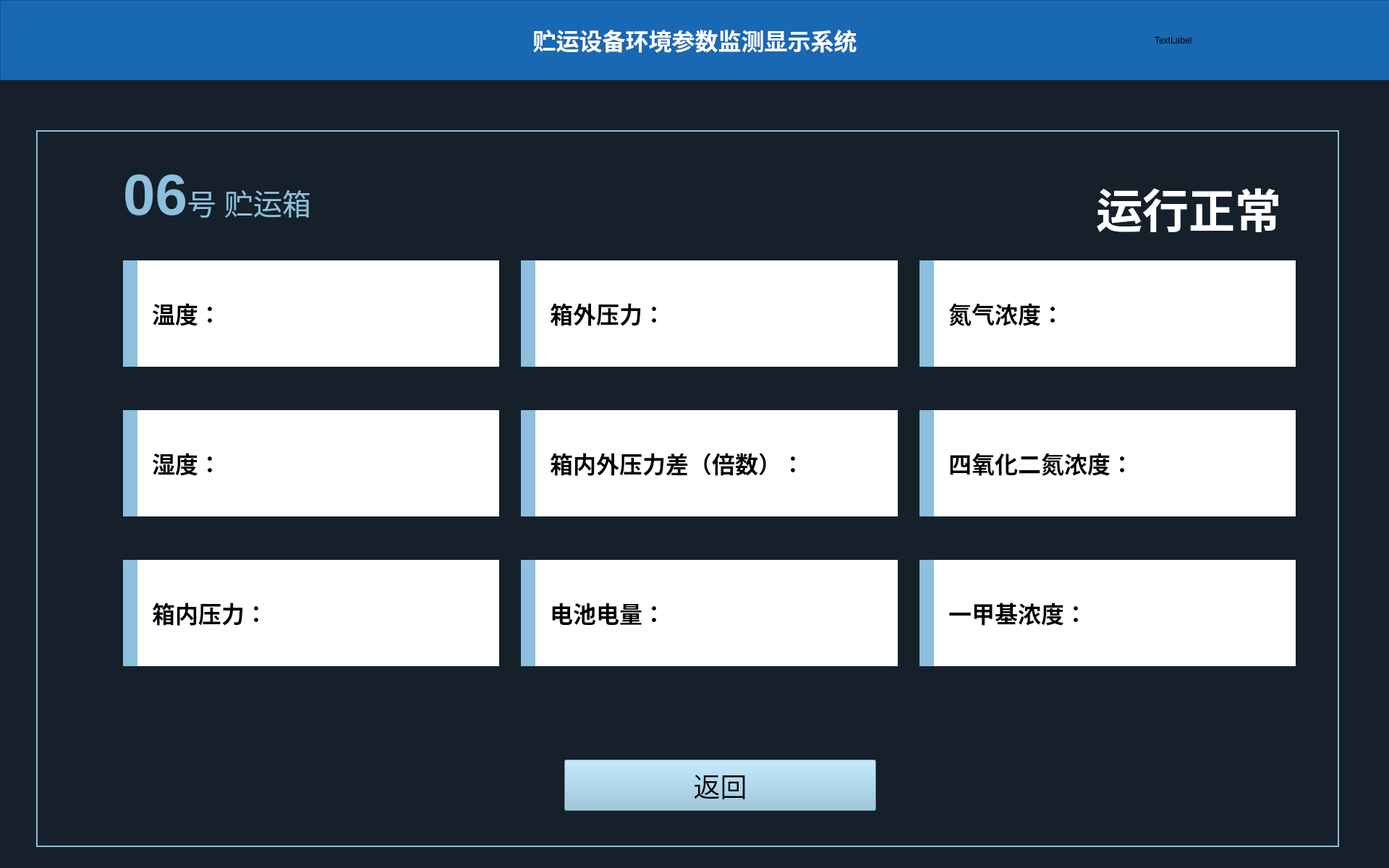
<?xml version="1.0" encoding="UTF-8"?>
<ui version="4.0">
 <class>Box1_Window</class>
 <widget class="QMainWindow" name="Box1_Window">
  <property name="geometry">
   <rect>
    <x>0</x>
    <y>0</y>
    <width>1920</width>
    <height>1200</height>
   </rect>
  </property>
  <property name="windowTitle">
   <string>MainWindow</string>
  </property>
  <property name="styleSheet">
   <string notr="true">background-color: rgb(21, 32, 42);</string>
  </property>
  <widget class="QWidget" name="centralwidget">
   <widget class="QFrame" name="frame">
    <property name="geometry">
     <rect>
      <x>0</x>
      <y>0</y>
      <width>1921</width>
      <height>111</height>
     </rect>
    </property>
    <property name="styleSheet">
     <string notr="true">background-color: rgb(25, 104, 179);</string>
    </property>
    <property name="frameShape">
     <enum>QFrame::StyledPanel</enum>
    </property>
    <property name="frameShadow">
     <enum>QFrame::Raised</enum>
    </property>
    <layout class="QHBoxLayout" name="horizontalLayout" stretch="1,4,1">
     <item>
      <widget class="QLabel" name="label">
       <property name="styleSheet">
        <string notr="true">image: url(:/jpg/images/logo.png);</string>
       </property>
       <property name="text">
        <string/>
       </property>
      </widget>
     </item>
     <item>
      <widget class="QLabel" name="label_2">
       <property name="font">
        <font>
         <family>黑体</family>
        </font>
       </property>
       <property name="styleSheet">
        <string notr="true"/>
       </property>
       <property name="text">
        <string>&lt;html&gt;&lt;head/&gt;&lt;body&gt;&lt;p&gt;&lt;span style=&quot; font-size:24pt; font-weight:600; color:#ffffff;&quot;&gt;贮运设备环境参数监测显示系统&lt;/span&gt;&lt;/p&gt;&lt;/body&gt;&lt;/html&gt;</string>
       </property>
       <property name="scaledContents">
        <bool>false</bool>
       </property>
       <property name="alignment">
        <set>Qt::AlignCenter</set>
       </property>
      </widget>
     </item>
     <item>
      <widget class="QLabel" name="label_3">
       <property name="text">
        <string>TextLabel</string>
       </property>
      </widget>
     </item>
    </layout>
   </widget>
   <widget class="QFrame" name="frame_2">
    <property name="geometry">
     <rect>
      <x>50</x>
      <y>180</y>
      <width>1801</width>
      <height>991</height>
     </rect>
    </property>
    <property name="styleSheet">
     <string notr="true">color: rgb(140, 192, 222);</string>
    </property>
    <property name="frameShape">
     <enum>QFrame::Panel</enum>
    </property>
    <property name="frameShadow">
     <enum>QFrame::Plain</enum>
    </property>
    <property name="lineWidth">
     <number>2</number>
    </property>
    <property name="midLineWidth">
     <number>0</number>
    </property>
    <widget class="QLabel" name="label_4">
     <property name="geometry">
      <rect>
       <x>120</x>
       <y>40</y>
       <width>301</width>
       <height>101</height>
      </rect>
     </property>
     <property name="text">
      <string>&lt;html&gt;&lt;head/&gt;&lt;body&gt;&lt;p&gt;&lt;span style=&quot; font-size:60pt; font-weight:792;&quot;&gt;06&lt;/span&gt;&lt;span style=&quot; font-size:30pt; font-weight:96;&quot;&gt;号 贮运箱&lt;/span&gt;&lt;/p&gt;&lt;/body&gt;&lt;/html&gt;</string>
     </property>
    </widget>
    <widget class="QWidget" name="gridLayoutWidget">
     <property name="geometry">
      <rect>
       <x>120</x>
       <y>180</y>
       <width>1621</width>
       <height>561</height>
      </rect>
     </property>
     <layout class="QGridLayout" name="gridLayout">
      <property name="horizontalSpacing">
       <number>30</number>
      </property>
      <property name="verticalSpacing">
       <number>60</number>
      </property>
      <item row="0" column="1">
       <widget class="QLabel" name="label_6">
        <property name="styleSheet">
         <string notr="true">*{background-color: rgb(255, 255, 255);
border-left: 20px solid rgb(140, 192, 222);
color: rgb(0, 0, 0);}</string>
        </property>
        <property name="text">
         <string>&lt;html&gt;&lt;head/&gt;&lt;body&gt;&lt;p&gt;&lt;span style=&quot; font-size:24pt; font-weight:600;&quot;&gt;箱外压力：&lt;/span&gt;&lt;/p&gt;&lt;/body&gt;&lt;/html&gt;</string>
        </property>
        <property name="indent">
         <number>40</number>
        </property>
       </widget>
      </item>
      <item row="2" column="0">
       <widget class="QLabel" name="label_11">
        <property name="styleSheet">
         <string notr="true">color: rgb(0, 0, 0);
background-color: rgb(255, 255, 255);
border-left: 20px solid rgb(140, 192, 222);</string>
        </property>
        <property name="text">
         <string>&lt;html&gt;&lt;head/&gt;&lt;body&gt;&lt;p&gt;&lt;span style=&quot; font-size:24pt; font-weight:600;&quot;&gt;箱内压力：&lt;/span&gt;&lt;/p&gt;&lt;/body&gt;&lt;/html&gt;</string>
        </property>
        <property name="indent">
         <number>40</number>
        </property>
       </widget>
      </item>
      <item row="0" column="2">
       <widget class="QLabel" name="label_7">
        <property name="styleSheet">
         <string notr="true">color: rgb(0, 0, 0);
background-color: rgb(255, 255, 255);
border-left: 20px solid rgb(140, 192, 222);</string>
        </property>
        <property name="text">
         <string>&lt;html&gt;&lt;head/&gt;&lt;body&gt;&lt;p&gt;&lt;span style=&quot; font-size:24pt; font-weight:600;&quot;&gt;氮气浓度：&lt;/span&gt;&lt;/p&gt;&lt;/body&gt;&lt;/html&gt;</string>
        </property>
        <property name="indent">
         <number>40</number>
        </property>
       </widget>
      </item>
      <item row="2" column="1">
       <widget class="QLabel" name="label_12">
        <property name="enabled">
         <bool>true</bool>
        </property>
        <property name="layoutDirection">
         <enum>Qt::LeftToRight</enum>
        </property>
        <property name="autoFillBackground">
         <bool>false</bool>
        </property>
        <property name="styleSheet">
         <string notr="true">color: rgb(0, 0, 0);
background-color: rgb(255, 255, 255);
border-left: 20px solid rgb(140, 192, 222);</string>
        </property>
        <property name="frameShape">
         <enum>QFrame::NoFrame</enum>
        </property>
        <property name="frameShadow">
         <enum>QFrame::Plain</enum>
        </property>
        <property name="lineWidth">
         <number>1</number>
        </property>
        <property name="text">
         <string>&lt;html&gt;&lt;head/&gt;&lt;body&gt;&lt;p&gt;&lt;span style=&quot; font-size:24pt; font-weight:600;&quot;&gt;电池电量：&lt;/span&gt;&lt;/p&gt;&lt;/body&gt;&lt;/html&gt;</string>
        </property>
        <property name="scaledContents">
         <bool>false</bool>
        </property>
        <property name="indent">
         <number>40</number>
        </property>
       </widget>
      </item>
      <item row="1" column="1">
       <widget class="QLabel" name="label_9">
        <property name="styleSheet">
         <string notr="true">color: rgb(0, 0, 0);
background-color: rgb(255, 255, 255);
border-left: 20px solid rgb(140, 192, 222);</string>
        </property>
        <property name="text">
         <string>&lt;html&gt;&lt;head/&gt;&lt;body&gt;&lt;p&gt;&lt;span style=&quot; font-size:24pt; font-weight:600;&quot;&gt;箱内外压力差（倍数）：&lt;/span&gt;&lt;/p&gt;&lt;/body&gt;&lt;/html&gt;</string>
        </property>
        <property name="indent">
         <number>40</number>
        </property>
       </widget>
      </item>
      <item row="1" column="0">
       <widget class="QLabel" name="label_8">
        <property name="styleSheet">
         <string notr="true">*{background-color: rgb(255, 255, 255);
border-left: 20px solid rgb(140, 192, 222);
color: rgb(0, 0, 0);}</string>
        </property>
        <property name="text">
         <string>&lt;html&gt;&lt;head/&gt;&lt;body&gt;&lt;p&gt;&lt;span style=&quot; font-size:24pt; font-weight:600;&quot;&gt;湿度：&lt;/span&gt;&lt;/p&gt;&lt;/body&gt;&lt;/html&gt;</string>
        </property>
        <property name="indent">
         <number>40</number>
        </property>
       </widget>
      </item>
      <item row="1" column="2">
       <widget class="QLabel" name="label_10">
        <property name="styleSheet">
         <string notr="true">color: rgb(0, 0, 0);
background-color: rgb(255, 255, 255);
border-left: 20px solid rgb(140, 192, 222);</string>
        </property>
        <property name="text">
         <string>&lt;html&gt;&lt;head/&gt;&lt;body&gt;&lt;p&gt;&lt;span style=&quot; font-size:24pt; font-weight:600;&quot;&gt;四氧化二氮浓度：&lt;/span&gt;&lt;/p&gt;&lt;/body&gt;&lt;/html&gt;</string>
        </property>
        <property name="indent">
         <number>40</number>
        </property>
       </widget>
      </item>
      <item row="2" column="2">
       <widget class="QLabel" name="label_13">
        <property name="styleSheet">
         <string notr="true">color: rgb(0, 0, 0);
background-color: rgb(255, 255, 255);
border-left: 20px solid rgb(140, 192, 222);</string>
        </property>
        <property name="text">
         <string>&lt;html&gt;&lt;head/&gt;&lt;body&gt;&lt;p&gt;&lt;span style=&quot; font-size:24pt; font-weight:600;&quot;&gt;一甲基浓度：&lt;/span&gt;&lt;/p&gt;&lt;/body&gt;&lt;/html&gt;</string>
        </property>
        <property name="indent">
         <number>40</number>
        </property>
       </widget>
      </item>
      <item row="0" column="0">
       <widget class="QLabel" name="label_5">
        <property name="baseSize">
         <size>
          <width>0</width>
          <height>0</height>
         </size>
        </property>
        <property name="styleSheet">
         <string notr="true">*{background-color: rgb(255, 255, 255);
border-left: 20px solid rgb(140, 192, 222);
color: rgb(0, 0, 0);}</string>
        </property>
        <property name="frameShape">
         <enum>QFrame::NoFrame</enum>
        </property>
        <property name="frameShadow">
         <enum>QFrame::Plain</enum>
        </property>
        <property name="lineWidth">
         <number>1</number>
        </property>
        <property name="midLineWidth">
         <number>0</number>
        </property>
        <property name="text">
         <string>&lt;html&gt;&lt;head/&gt;&lt;body&gt;&lt;p&gt;&lt;span style=&quot; font-size:24pt; font-weight:600;&quot;&gt;温度：&lt;/span&gt;&lt;/p&gt;&lt;/body&gt;&lt;/html&gt;</string>
        </property>
        <property name="margin">
         <number>0</number>
        </property>
        <property name="indent">
         <number>40</number>
        </property>
       </widget>
      </item>
     </layout>
    </widget>
    <widget class="QPushButton" name="pushButton">
     <property name="geometry">
      <rect>
       <x>730</x>
       <y>870</y>
       <width>431</width>
       <height>71</height>
      </rect>
     </property>
     <property name="font">
      <font>
       <family>Agency FB</family>
       <pointsize>28</pointsize>
       <weight>50</weight>
       <bold>false</bold>
      </font>
     </property>
     <property name="styleSheet">
      <string notr="true">background-color: rgb(140, 192, 222);
color: rgb(0, 0, 0);</string>
     </property>
     <property name="text">
      <string>返回</string>
     </property>
    </widget>
    <widget class="QLabel" name="label_14">
     <property name="geometry">
      <rect>
       <x>1450</x>
       <y>60</y>
       <width>271</width>
       <height>81</height>
      </rect>
     </property>
     <property name="text">
      <string>&lt;html&gt;&lt;head/&gt;&lt;body&gt;&lt;p&gt;&lt;span style=&quot; font-size:48pt; font-weight:600; color:#ffffff;&quot;&gt;运行正常&lt;/span&gt;&lt;/p&gt;&lt;/body&gt;&lt;/html&gt;</string>
     </property>
     <property name="alignment">
      <set>Qt::AlignRight|Qt::AlignTrailing|Qt::AlignVCenter</set>
     </property>
    </widget>
   </widget>
  </widget>
 </widget>
 <resources>
  <include location="../images_box.qrc"/>
 </resources>
 <connections/>
</ui>
